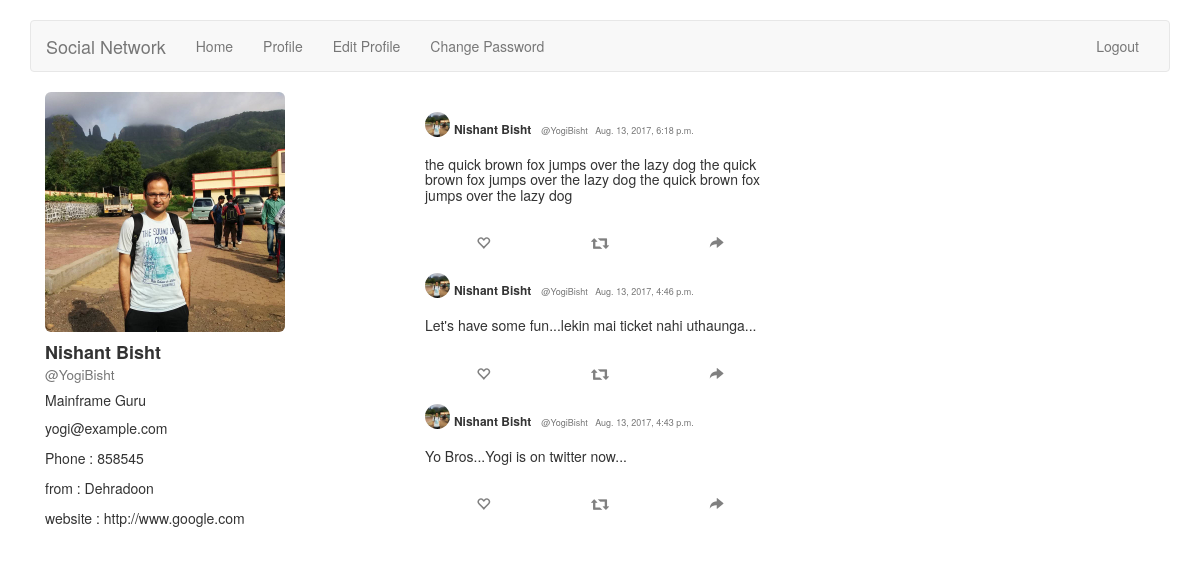
The page /accounts/profile/ (signed in) on the database as committed earlier.
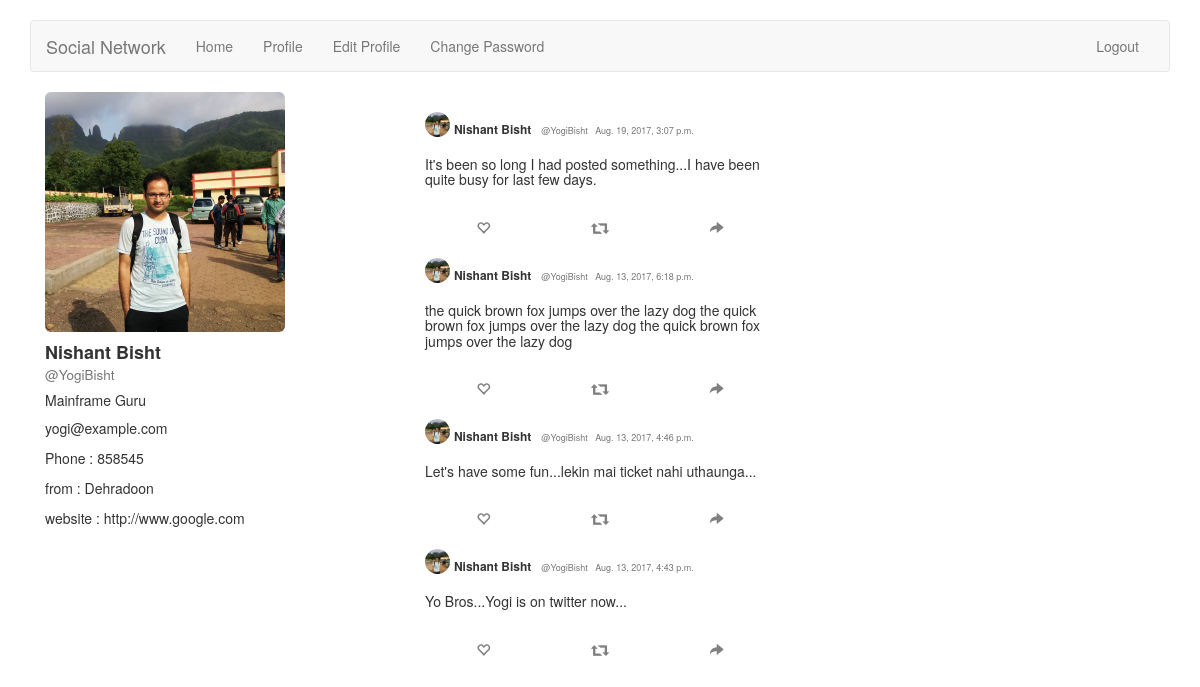
The same page on the database as committed later.
### home/models.py (models this page shows, shortened)
class Post(models.Model):
    post = models.TextField(max_length=160)
    user = models.ForeignKey(User)
    created = models.DateTimeField(auto_now_add=True)
    updated = models.DateTimeField(auto_now=True)
    likes = models.IntegerField(default=0)
    re_tweets = models.IntegerField(default=0)

### accounts/models.py (models this page shows, shortened)
class UserProfile(models.Model):
    user = models.OneToOneField(User)
    description = models.CharField(max_length=100, default='')
    city = models.CharField(max_length=100, default='')
    website = models.URLField(default='')
    phone = models.IntegerField(default=0)
    image = models.ImageField(upload_to='profile_image', blank=True)
    objects = models.Manager()
    Satara = UserProfileManager()

### accounts/views.py (the view)
# urls.py: url(r'^profile/(?P<pk>\d+)/$', views.view_profile, name='view_profile_with_pk'),
def view_profile(request, pk=None):
    if pk:
        user = User.objects.get(pk=pk)
    else:
        user = request.user
    print(user.id)
    posts = Post.objects.all().order_by('-created')
    userpost = Post.objects.filter(user=user).order_by('-created')
    args = {'user': user, 'posts':posts, 'userpost':userpost,}
    return render(request, 'accounts/profile.html', args)

### accounts/templates/accounts/profile.html (shortened to what this page needs)
{% extends 'base.html' %}
    {% block body %}
        <div class="container">
            <div class="col-md-4">
                {% if user.userprofile.image %}
                    <img src="{{ user.userprofile.image.url }}" class="img-rounded" width="240" height="240">
                {% endif %}
                <h4><b>{{ user.get_full_name }} </b><br> <small>@{{ user.username }}</small></h4>
                <p><h5>{{user.userprofile.description }}</h5></p>
                <p>{{ user.email }}</p>
                <p>Phone : {{ user.userprofile.phone }}</p>
                <p>from : {{ user.userprofile.city }}</p>
                <p>website : {{ user.userprofile.website }}</p>
            </div>
            <div class="col-md-4">
                {% for post in userpost %}
                 <div>
            <table style="width:100%">
                <tr>
                    <td colspan="3"><p style="float: left;"><img src="{{ post.user.userprofile.image.url }}"
                                                     height="25px" width="25px" border="1px" class="img-circle">&nbsp
                        </p>
                        <p><h6 ><b>{{ post.user.get_full_name }}</b> &nbsp <small>@{{ post.user.username }}
                        &nbsp {{ post.created }}
                </small></h6></p>
                    </td>
                </tr>
                <tr>
                    <td colspan="3">
                         <h5>{{ post.post }}</h5><br>
                    </td>
                </tr>
                <tr style="color: #808080;">
                    <td colspan="1" align="center">
                            <span class="glyphicon glyphicon-heart-empty" aria-hidden="true"></span>
                    </td>
                    <td colspan="1" align="center">
                            <span class="glyphicon glyphicon-retweet" aria-hidden="true"></span>
                    </td>
                    <td colspan="1" align="center">
                            <span class="glyphicon glyphicon-share-alt" aria-hidden="true"></span>
                    </td><br>
                </tr>
            </table>
            </div>
        {% endfor %}
            </div>
        </div>
    {% endblock %}

Rows that differ between the two databases and show on the page:
added Post: user.userprofile.image (picture), user.get_full_name "Nishant Bisht", user.username "YogiBisht", created "Aug. 19, 2017, 3:07 p.m.", post "It's been so long I had posted something...I have been quite busy for last few days."
